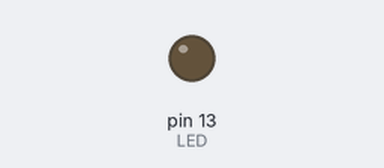
The sketch below on a simulated Arduino Uno, built with avr-gcc and run on an emulated ATmega328P. Parts: output pins drawn as LEDs (lit = HIGH).

Above: at 5.0 s.
At 10.2 s:
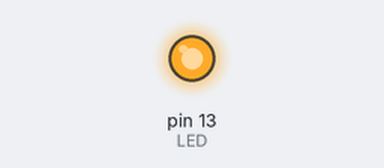
Timing chart, 0 to 13.7 s (numbered marks = the images above):
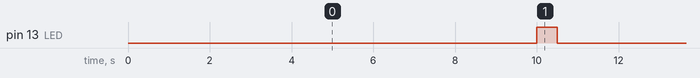

Measured:
- by itself, pin 13 (LED): alternates HIGH for 0.50 s and LOW for 10.0 s

The sketch:

tema6_5_bis.ino
```cpp
#include <TimerOne.h>

#define PARPADEO_ON   10000000
#define PARPADEO_OFF  500000
#define LED 13

void setup() {
  pinMode(LED, OUTPUT);
  Timer1.initialize(PARPADEO_ON); // Inicializamos Temporizador 1 a 1s.
  Timer1.attachInterrupt(parpadea); // Función asociada al desbordamiento.
  Serial.begin(9600);
}

void parpadea() {
  static boolean estado_led=LOW;
  if (estado_led==LOW){
    estado_led=HIGH;
    digitalWrite(LED, HIGH);
    Timer1.setPeriod(PARPADEO_OFF);
  }else{
    estado_led=LOW;
    digitalWrite(LED, LOW);
    Timer1.setPeriod(PARPADEO_ON);

  }

}


void loop() {
}
```
